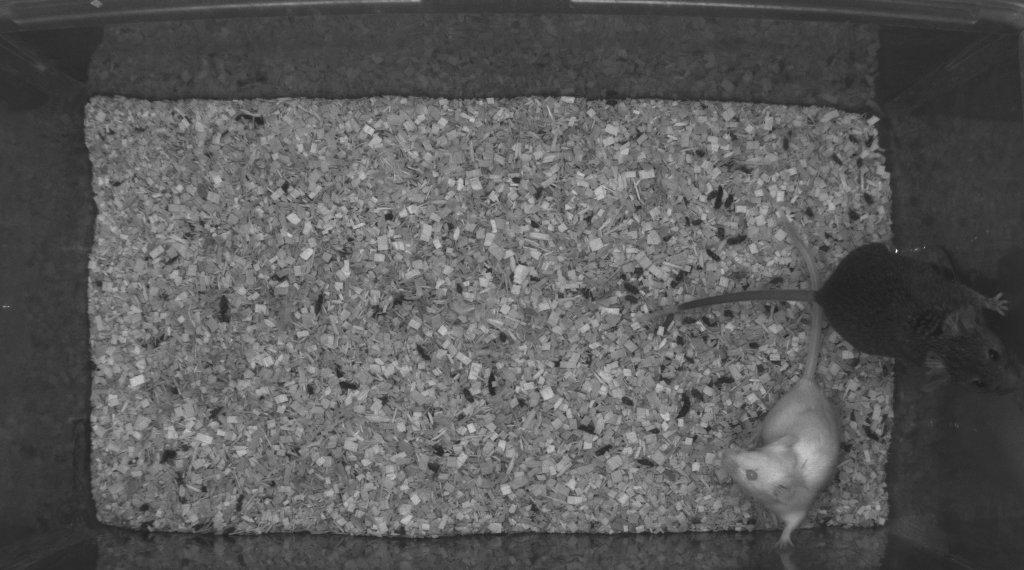
#> input picture Investigation/bbox_poc/MARS_top_00000.jpg, 1024 x 570 px
$ python bbox_top_poc.py
#> lines starting #> are read from the running program, lines starting #| are printed output that depends on the picture
from PIL import Image, ImageDraw, ImageFont
"""
For top:
    nine anatomical keypoints in the top-view video
    (the nose, ears, base of neck, hips, and tail base, midpoint, and endpoint)
For front:
    there could be 9 + (1-4) keypoints (top-view keypoints plus the four paws)
"""


image_path = "MARS_top_00000.jpg"

labels = [
    "nose tip",
    "right ear",
    "left ear",
    "neck",
    "right side body",
    "left side body",
    "tail base",
    "middle tail",
    "end tail"
]
coords_black = {
        "x": [
            1012.0,
            934.0,
            965.0,
            931.0,
            859.0,
            890.0,
            812.0
        ],
        "y": [
            382.0,
            372.0,
            308.0,
            322.0,
            349.0,
            258.0,
            294.0
        ]
    }

# Adjust labels for extra points
labels += ["extra_point"] * (len(coords_black["x"]) - len(labels))

try:
    # Open image and ensure RGB mode
    image = Image.open(image_path).convert("RGB")
    draw = ImageDraw.Draw(image)

    # Load font
    font = None
    try:
        font_size = max(12, int(image.size[1] * 0.03))  # Dynamically adjust font size
#> font_size = 17
        font = ImageFont.truetype("arial.ttf", font_size)
    except IOError:
        font = ImageFont.load_default()

    # Draw keypoints and labels
    for i, (x, y) in enumerate(zip(coords_black["x"], coords_black["y"])):
        draw.ellipse((x - 3, y - 3, x + 3, y + 3), fill="red")
        draw.text((x + 5, y - 10), labels[i], fill="white", font=font)

    # Calculate bounding box with margin
    MARGIN = 30
    x_min, y_min = min(coords_black["x"]) - MARGIN, min(coords_black["y"]) - MARGIN
    x_max, y_max = max(coords_black["x"]) + MARGIN, max(coords_black["y"]) + MARGIN

    # Clip bounding box to image dimensions
    img_width, img_height = image.size
#> img_width = 1024; img_height = 570
    x_min = max(0, x_min)
    y_min = max(0, y_min)
    x_max = min(img_width, x_max)
#> x_max = 1024
    y_max = min(img_height, y_max)
#> y_max = 412

    # Draw bounding box
    draw.rectangle([x_min, y_min, x_max, y_max], outline="yellow", width=3)

    # Show and save the annotated image
    image.show()
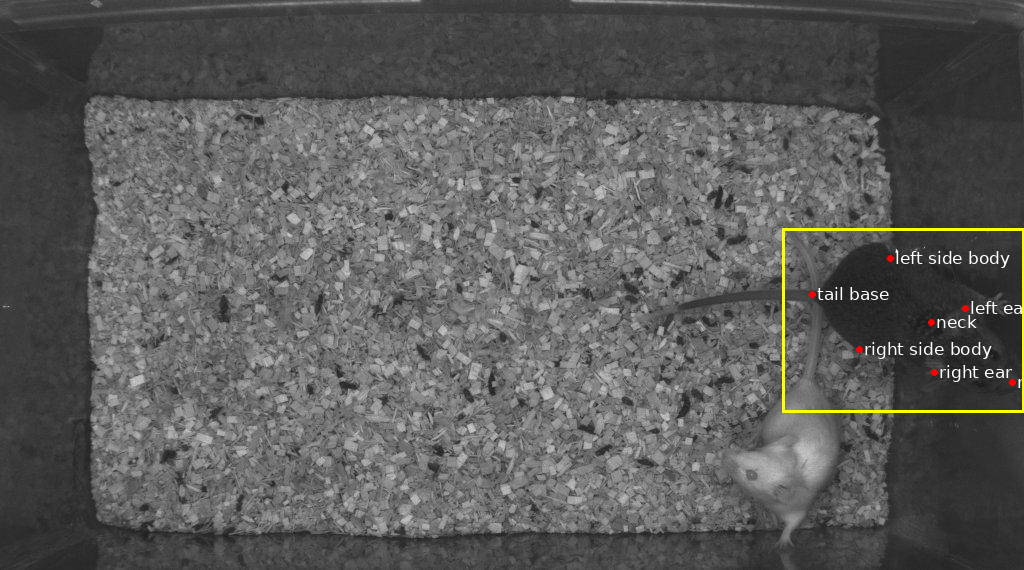
#> shown: PIL image 1024x570 RGB; mean R, G, B 91.8, 91.7, 90.7
    output_path = "top_with_keypoints_and_bbox.jpg"
    image.save(output_path)
    print(f"Annotated image saved at: {output_path}")

except FileNotFoundError:
    print("Image file not found. Please provide a valid image path.")

$ run again, with Investigation/bbox_poc/MARS_front_00000.jpg copied over Investigation/bbox_poc/MARS_top_00000.jpg
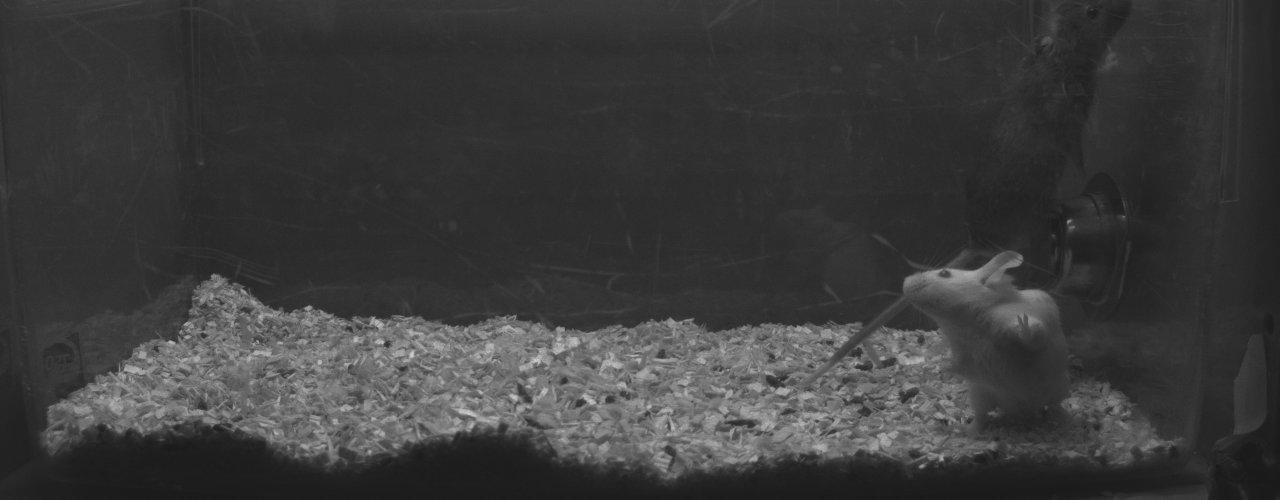
#> input picture Investigation/bbox_poc/MARS_front_00000.jpg, 1280 x 500 px
#> `image.show()`:
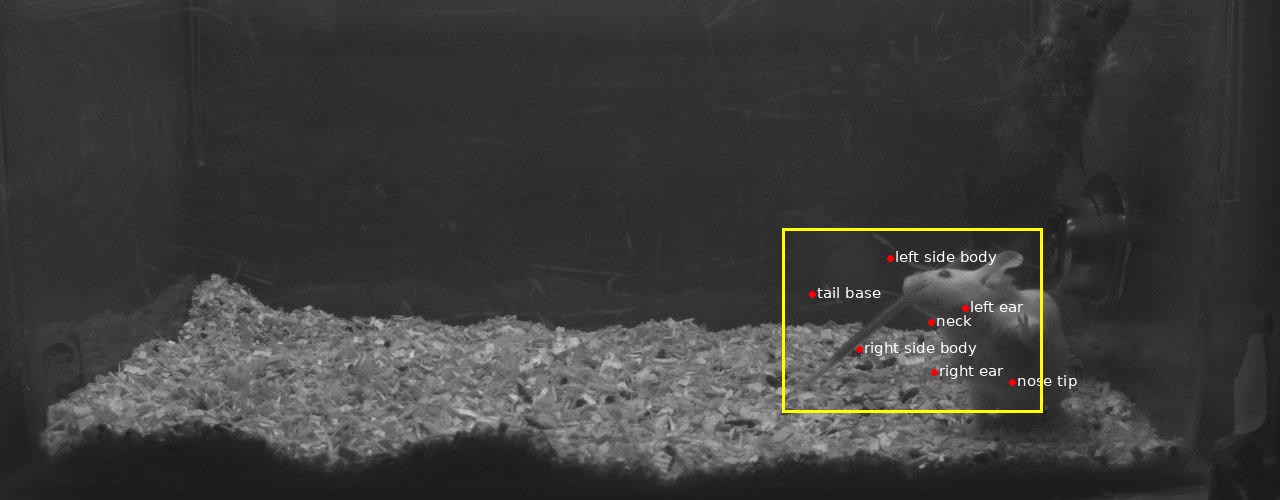
#> shown: PIL image 1280x500 RGB; mean R, G, B 60.3, 60.2, 59.1
